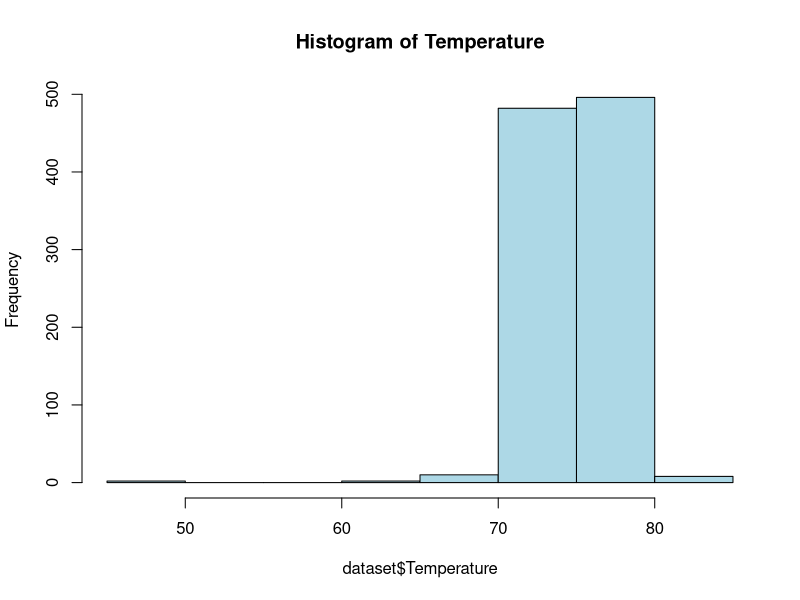
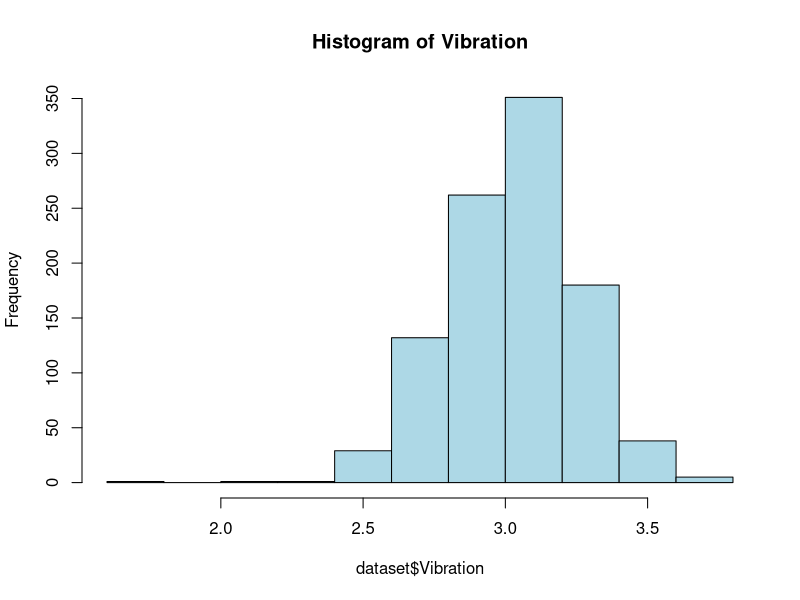
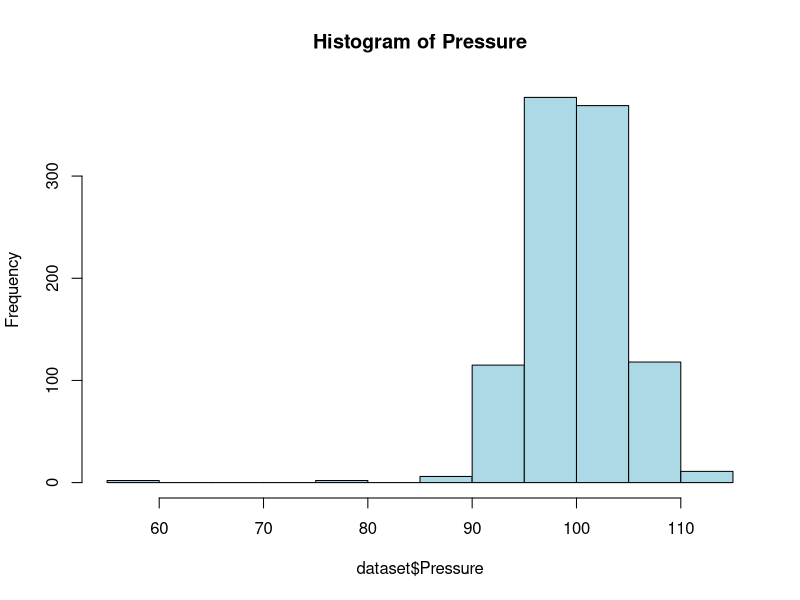
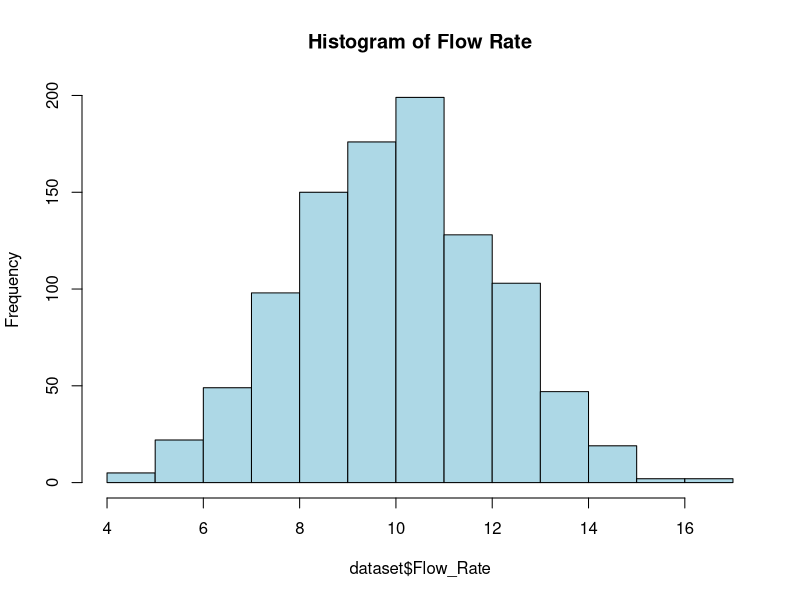
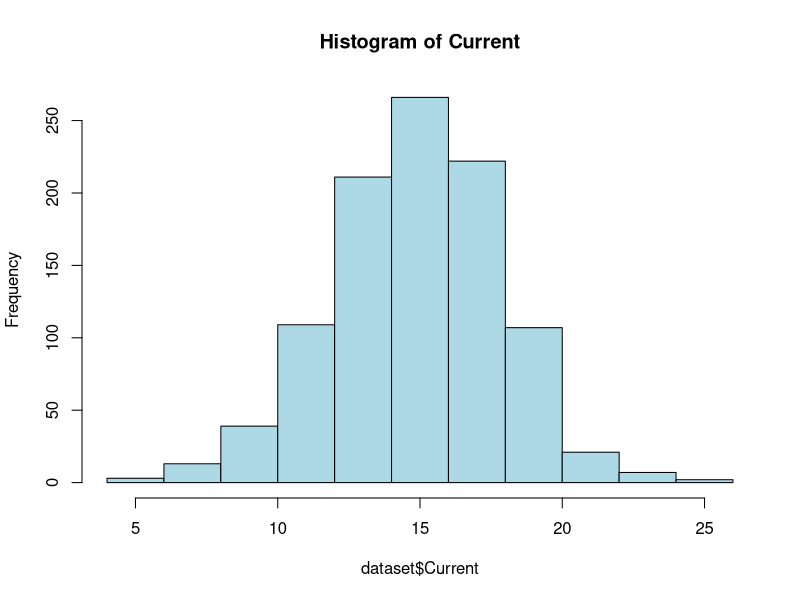
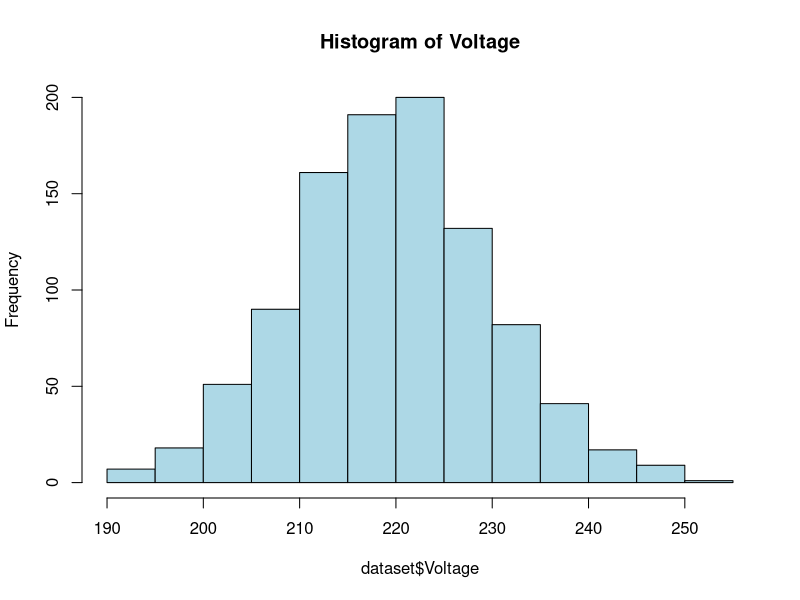
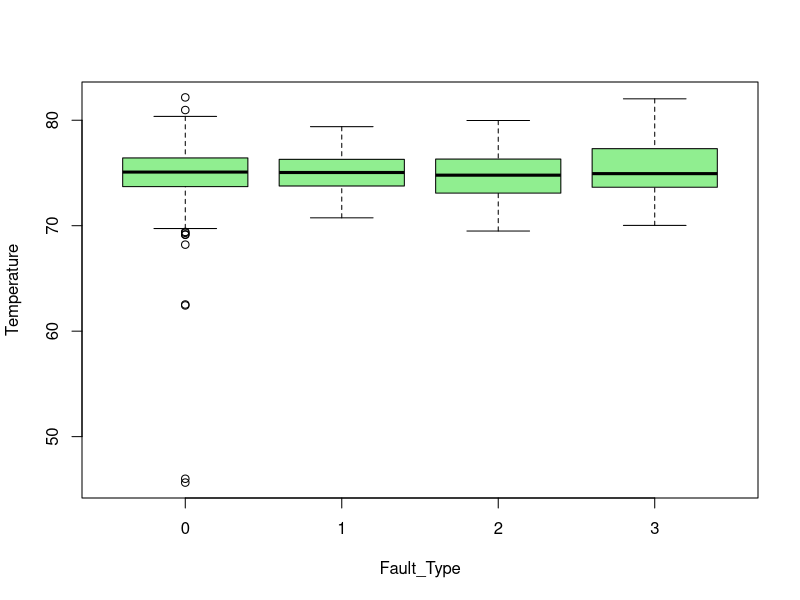
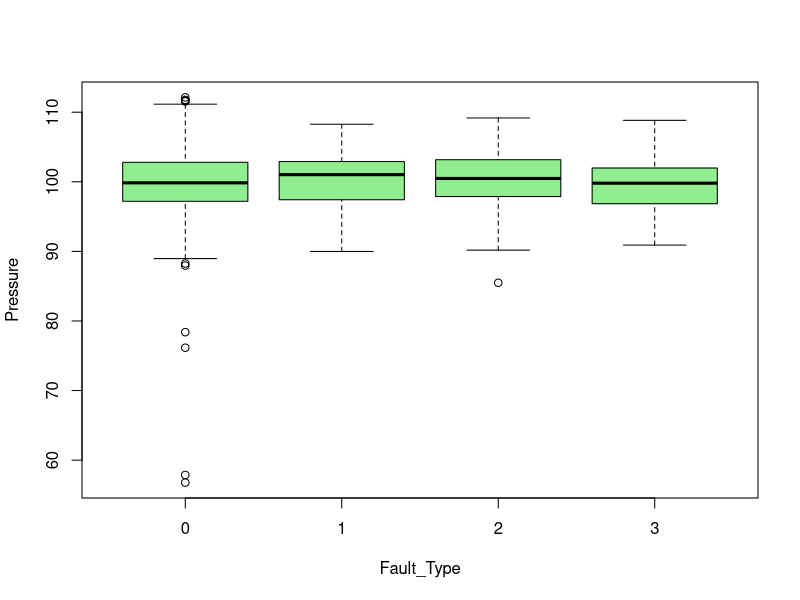

The R script that drew these images, in order:

dataset=read.csv("./dataset/Industrial_fault_detection.csv",stringsAsFactors = F)
head(dataset)
summary(dataset)
str(dataset)


#FAZA 1

#DEFINISANJE PROBLEMA


#FAZA 2

#Provera početnih redova dataseta
head(dataset)

#Provera strukture dataseta
str(dataset)

#Pregled medijane, gornjeg i donjeg kvantila i min i max vrednosti
summary(dataset)

#Pregled krajnjih redova dataseta, iz kojih možemo uočiti nedostatak vrednosti (većina/sve kolone popunjene su nulama),
#ali, međutim, ti redovi su sasvim validni, jer i dalje poseduju vrednosti očitavanja (temperatura, pritisak i sl.) iako senzori nemaju nikakve vrednosti
tail(dataset)

#Uočavamo da dataset ima 1000 redova i 37 kolona, od kojih nekoliko krajnjih redova mogu potencijalno predstavljati višak, što ćemo kasnije proveriti
dim(dataset)

#Primećujemo da nema duplikata merenja, tako da ne brišemo nijedan od redova
sum(duplicated(dataset))

#Uočavamo da dataset nema potpuno praznih kolona, što znači da zasada smatramo da su svi redovi validni unosi
zero_rows <- which(rowSums(dataset == 0) == ncol(dataset))

#FAZA 3

#pregled raspona vrednosti izvora (temperature, vibracija, voltaže...)
summary(dataset[, c(
  "Temperature", 
  "Vibration", 
  "Pressure", 
  "Flow_Rate", 
  "Current", 
  "Voltage"
)])


#Vrednosti sve normalne... u normalnim rasponima napisati zašto?


#Pregled FFT kolonam, odnosno vrednosti sa senzora
fft_cols <- grep("FFT", names(dataset), value = TRUE)
summary(dataset[, fft_cols])

#primećujemo da su minimumi 0, što je sasvim u redu,
#maksimumi odskaču dosta, što znači da se preko toga uočavaju lako anomalije


#Proveravamo koje vrste neispravnosti su najviše zastupljene
table(dataset$Fault_Type)

#evidentno je da su uređaji bez kvarova najdominantniji, ali to takođe ukazuje na veliki disblanas u samim podacima (gotovo xx% ulaza nema kvar)
prop.table(table(dataset$Fault_Type))


#potvrđujemo sigurno da nije neka vrednost manja ili jednaka 0
which(dataset$Temperature <= 0 |
        dataset$Pressure <= 0 |
        dataset$Voltage <= 0 |
        dataset$Flow_Rate < 0 |
        dataset$Current < 0)



#FAZA 4

#Gledamo kakva je raspodela vrednosti za konkretne mere putem histograma
hist(dataset$Temperature, main="Histogram of Temperature", col="lightblue")

#Distribucija temperature pokazuje da se većina vrednosti nalazi u uskom opsegu između 70°C i 80°C,
#što ukazuje na stabilan rad industrijskog sistema u nominalnom režimu. Postoji mali broj uzoraka ispod 60°C
#i iznad 80°C, što predstavlja normalne radne uslove (startovanje sistema ili period blagog pregrevanja),
#ali ne ukazuje na outliere ili greške u merenju. Bez obzira na to što vrednosti ne odstupaju dramatično,
#temperatura je ključni parametar za razlikovanje normalnog rada od greške tipa Overheating (Fault_Type = 1),
#što će biti potvrđeno u narednim fazama analize.“


hist(dataset$Vibration, main="Histogram of Vibration", col="lightblue")
#Histogram vibracija pokazuje da je ovaj parametar koncentrisan u uskom opsegu od približno 2.0 do 3.6 m/s², sa dominantnom vrednošću oko 3.0 m/s². Distribucija je gotovo simetrična, što ukazuje na stabilno mehaničko stanje sistema tokom većine vremena. Ne postoje ekstremne vrednosti koje bi ukazivale na greške u senzoru. Blagi porast vibracija prema desnom repu sugeriše moguću vezu sa greškom tipa Leakage (Fault_Type = 2), što će biti dalje analizirano u multivarijantnoj fazi.“

hist(dataset$Pressure, main="Histogram of Pressure", col="lightblue")
#“Distribucija pritiska je koncentrisana u uskom opsegu oko 100 kPa, što ukazuje na stabilan rad sistema. Mali broj nižih vrednosti (između 57–80 kPa) predstavlja ključne pokazatelje greške tipa Leakage (Fault_Type 2). Nisu uočene ekstremne ili fizički nemoguće vrednosti.”

hist(dataset$Flow_Rate, main="Histogram of Flow Rate", col="lightblue")
#“Protok fluida ima normalnu raspodelu sa dominantnim opsegom od 8 do 12 L/min. Manje vrednosti protoka ukazuju na potencijalni fault tipa Leakage. Vrednosti su fizički realne i konzistentne.”

hist(dataset$Current, main="Histogram of Current", col="lightblue")
#“Distribucija struje pokazuje da sistem najčešće radi u stabilnom opterećenju (13–17 A), dok ekstremnije vrednosti ukazuju na fluktuacije napajanja ili opterećenja (Fault_Type 3). Nisu uočene fizički nemoguće vrednosti.”

hist(dataset$Voltage, main="Histogram of Voltage", col="lightblue")
#„Histogram voltaže pokazuje realističnu distribuciju napona u industrijskom okruženju, sa dominantnim vrednostima između 215 V i 230 V. Niske vrednosti (190–210 V) ukazuju na pad napona, dok visoke vrednosti (230–250 V) predstavljaju naponske skokove. Ove oscilacije su tipične u situacijama koje odgovaraju grešci tipa Power Fluctuation (Fault_Type = 3). Distribucija ne sadrži ekstremne ili fizički nemoguće vrednosti.“



#FAZA 5


#Još jednom prikazujemo odnos vrednost Fault Type, samo što u ovom slučaju prikazujemo kroz konkretne vrednosti u procentima i uočavamo dominaciju sistema bez grešaka
table(dataset$Fault_Type)
prop.table(table(dataset$Fault_Type))

#U narednim koracima sagledaćemo odnos određenih pokazatelja (Temperature, voltaže i sl...) sa ciljanom vrednošću tipa kvara
boxplot(Temperature ~ Fault_Type, data=dataset, col="lightgreen")
#Analiza Temperature u odnosu na Fault_Type pokazuje da se distribucije temperatura značajno preklapaju između svih klasa. Nema jasnog naglog porasta temperature kod klase Overheating (Fault_Type = 1), što sugeriše da se ova greška u skupu podataka ne manifestuje klasičnim porastom temperature već je verovatno detektovana na osnovu frekvencijskih komponenti (FFT).
#Klasa Power Fluctuation (Fault_Type = 3) pokazuje najširu varijansu temperature, što je očekivano jer naponske oscilacije utiču na opterećenje motora i posledično na njegovu temperaturu. Klasa Leakage (Fault_Type = 2) ne pokazuje specifične temperaturne promene, što je u skladu sa prirodom ovog kvara

boxplot(Pressure ~ Fault_Type, data=dataset, col="lightgreen")

#Pressure je stabilan signal oko 100 kPa za većinu klasa.
#Leakage (Fault_Type = 2) NE pokazuje drastično snižavanje pritiska, već tek blage oscilacije — što ukazuje da je ovaj kvar mnogo bolje detektovati preko Flow_Rate i Vibracije.
#Normalna klasa (Fault_Type = 0) sadrži nekoliko outliera sa niskim pritiskom (~60–80 kPa), što može ukazivati na postojanje „skrivenih“ slučajeva curenja ili prelaznih stanja u sistemu.
#Overheating (Fault_Type 1) ne utiče na pritisak.
#Power fluctuation (Fault_Type 3) pokazuje nešto širi opseg pritiska, ali ne ekstremno.


boxplot(Flow_Rate ~ Fault_Type, data=dataset, col="lightgreen")

#Flow_Rate jasno razdvaja grešku Leakage (Fault_Type = 2) od ostalih klasa, jer klasa 2 pokazuje najniže vrednosti protoka.
#Normalna i Overheating klasa imaju veoma slične vrednosti protoka, što znači da ovaj parametar nije informativan za razlikovanje Fault_Type = 1.
#Power fluctuation (Fault_Type = 3) pokazuje širi raspon vrednosti protoka, što je u skladu sa nestabilnim napajanjem koje utiče na rad pumpe.
#Flow_Rate će biti jedan od ključnih atributa za detekciju Fault_Type = 2 (leakage), što će se kasnije potvrditi i modelima zasnovanim na učenju.

 
boxplot(Current ~ Fault_Type, data=dataset, col="lightgreen")

#Distribucije vrednosti struje su prilično slične za klase 0, 1 i 2, što znači da Current sam po sebi nije snažan prediktor za ove tipove kvarova.
#Fault_Type = 3 (Power Fluctuation) pokazuje najizraženije oscilacije struje, sa širim rasponom vrednosti i prisustvom ekstremnih vrednosti, što je u skladu sa očekivanjima za ovaj tip greške.
#Current neće biti presudan pojedinačno, ali će u kombinaciji sa Voltazom i FFT vrednostima predstavljati značajan indikator za detekciju Power Fluctuation kvara.
#Leakage i Overheating se ne mogu razlikovati na osnovu struje, što znači da drugi parametri (Flow_Rate, Pressure, FFT komponente) treba da preuzmu ulogu ključnih prediktora za te klase.



boxplot(Voltage ~ Fault_Type, data=dataset, col="lightgreen")

#Boxplot voltaže pokazuje da Fault_Type = 3 (Power Fluctuation) ima najveći raspon naponskih oscilacija (od ~190 V do ~245 V), dok ostale klase uglavnom imaju stabilne vrednosti u srednjem opsegu. Ovo ukazuje da je Voltage ključni atribut za prepoznavanje greške Power Fluctuation, dok za ostale vrste kvarova nema značajnu diskriminativnu moć.“



boxplot(Vibration ~ Fault_Type, data=dataset, col="lightgreen")

#Analiza vibracija pokazuje da Fault_Type = 2 (Leakage) ima najveću medianu i raspon vibracija, što je u skladu sa ponašanjem sistema pri curenju fluida. Ostale klase imaju međusobno slične profile, pri čemu Fault_Type 3 (Power Fluctuation) pokazuju umereno povećane vibracije, dok Fault_Type 1 (Overheating) ostaje gotovo identičan normalnoj klasi. Ovo potvrđuje da su vibracije veoma informativan atribut za detekciju greške Leakage.


#FAZA 6

#Pretvaranje tipa kvara u faktor promenljive

dataset$Fault_Type <- as.factor(dataset$Fault_Type)

dataset$Fault_Type


